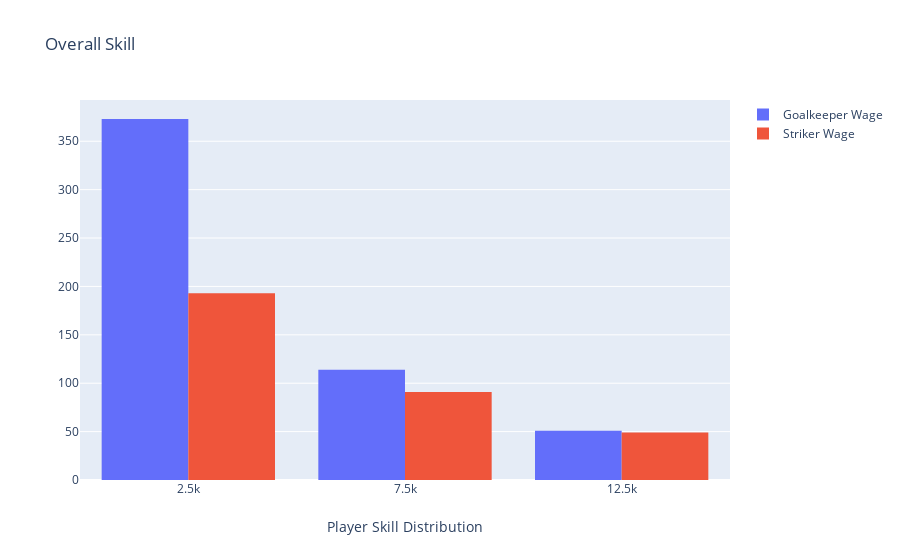

The code cell stored with this chart in its notebook:
### Code cell
data = [go.Histogram(
        x = df[df['team_position']=='GK']['wage_eur'],
        name = 'Goalkeeper Wage',
        xbins = dict(end=10000)
),       
        go.Histogram(
        x = df[df['team_position']=='ST']['wage_eur'],
        name='Striker Wage',
        xbins = dict(end=10000)
)]

layout = go.Layout(
    title = "Overall Skill",
    xaxis = dict(title = 'Player Skill Distribution')
)

fig = go.Figure(data=data, layout=layout)
fig.iplot()

### Figure 1 — Plotly figure (JSON) as saved in the notebook; plotly's stock layout.template omitted (floating-point values rounded to 4 significant figures; data arrays with more than 128 entries replaced by an {"elided": "..."} marker saying what was removed)
{"data": [{"name": "Goalkeeper Wage", "type": "histogram", "x": {"elided": "662 int values"}, "xbins": {"end": 10000}}, {"name": "Striker Wage", "type": "histogram", "x": {"elided": "458 int values"}, "xbins": {"end": 10000}}], "layout": {"title": {"text": "Overall Skill"}, "xaxis": {"title": {"text": "Player Skill Distribution"}}}}
